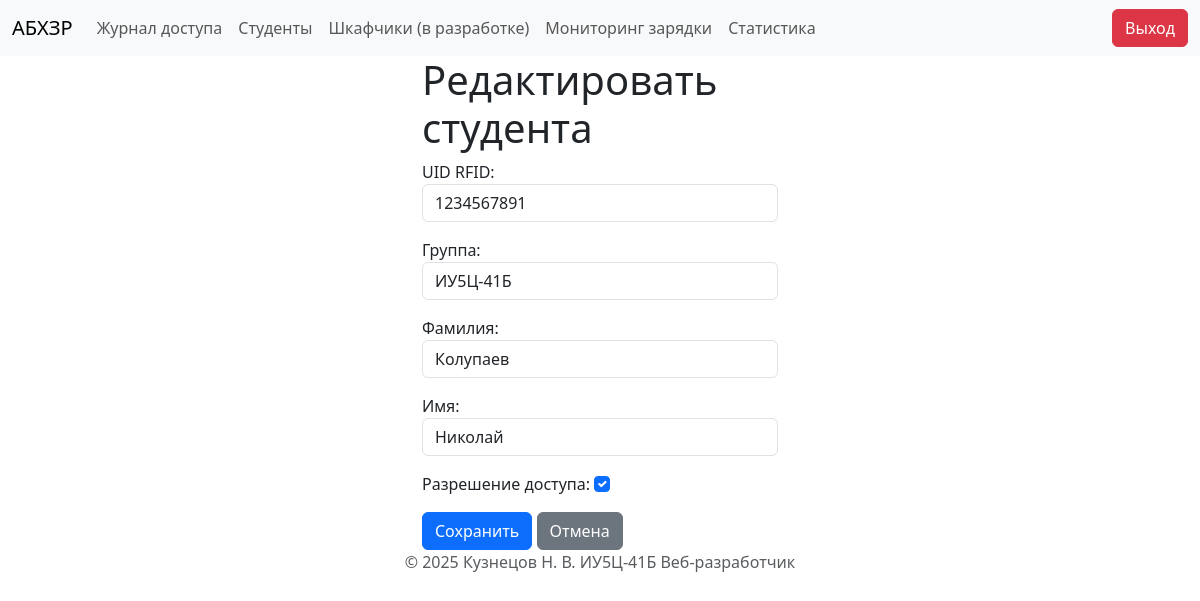
The page /upd-student/2/ on the database as committed earlier.
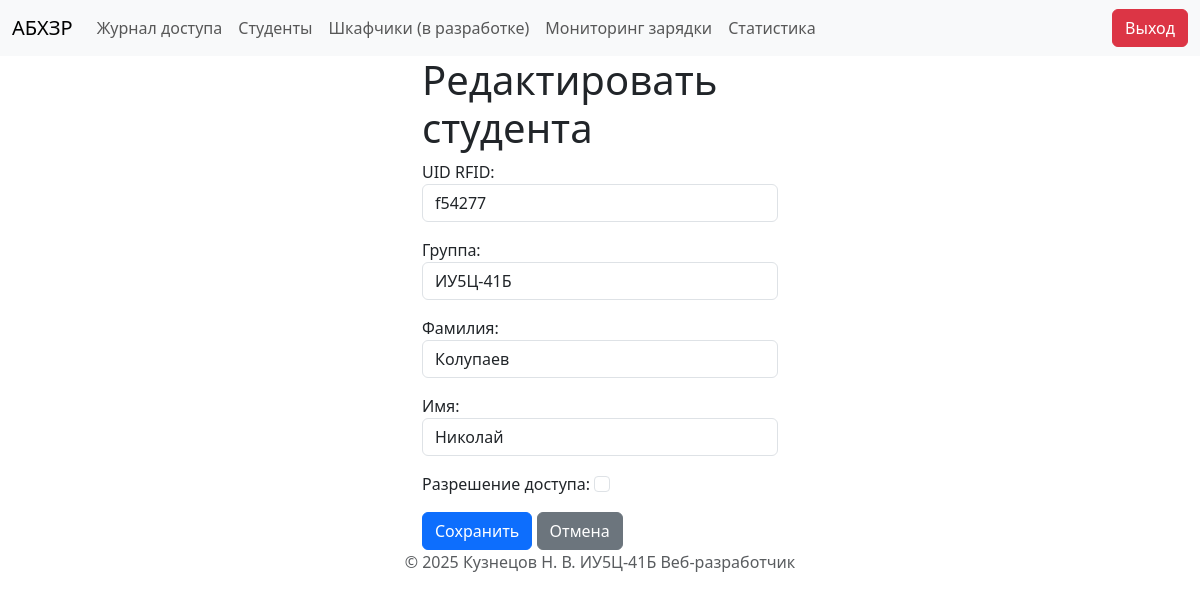
The same page on the database as committed later.
### storage/models.py (models this page shows, shortened)
class Student(models.Model):
    group = models.ForeignKey(Group, on_delete=models.SET_NULL, blank=True, null=True, related_name='students')
    rfid_tag = models.CharField(max_length=255, unique=True)
    last_name = models.CharField(max_length=255)
    first_name = models.CharField(max_length=255)
    access = models.BooleanField(default=False)

### storage/views.py (the view)
# urls.py: path('upd-student/<int:student_id>/', views.upd_student, name='upd_student'),
def upd_student(request, student_id):
    student = get_object_or_404(Student, pk=student_id)  # Получаем студента по ID или возвращаем ошибку 404, если студент не найден
    if request.method == 'POST':
        form = StudentForm(request.POST, instance=student) # Создаем экземпляр формы с данными из POST-запроса и текущими данными студента
        if form.is_valid():
            form.save()  # Сохраняем изменения в базе данных
            return redirect('students')  # Перенаправляем на страницу со списком студентов
    else:
        form = StudentForm(instance=student)  # Создаем экземпляр формы с текущими данными студента (для GET-запроса)
    return render(request, 'pages/upd_student.html', {'form': form, 'student': student})

### storage/forms.py
class StudentForm(forms.ModelForm):
    class Meta:
        model = Student
        fields = ['rfid_tag', 'group', 'last_name', 'first_name', 'access']
        labels = {
            'rfid_tag': 'UID RFID',
            'last_name': 'Фамилия',
            'first_name': 'Имя',
            'group': 'Группа',
            'access': 'Разрешение доступа',
        }
        widgets = {
            'rfid_tag': forms.TextInput(attrs={'class': 'form-control', 'label' : 'UID RFID'}),
            'last_name': forms.TextInput(attrs={'class': 'form-control'}),
            'first_name': forms.TextInput(attrs={'class': 'form-control'}),
            'group': forms.Select(attrs={'class': 'form-control'}),
            'access': forms.CheckboxInput(attrs={'class': 'form-check-input'}),
        }

### storage/models.py (called while the page is built)
    def __str__(self):
        return self.group_name

### storage/templates/pages/upd_student.html (shortened to what this page needs)
{% extends "layout.html" %}
{% block content %}
<form method="post">
    <div class="row">
        <div class="col-4"></div>
        <div class="col-4">
            <h1>Редактировать студента</h1>
            {{ form.as_p }}
            <button type="submit" class="btn btn-primary">Сохранить</button>
            <a href="{% url 'students' %}" class="btn btn-secondary">Отмена</a>
        </div>
    </div>
</form>
{% endblock content %}

Rows that differ between the two databases and show on the page:
changed Student "ИУ5Ц-41Б": rfid_tag "1234567891" → "f54277"; access "☑" → "☐"
